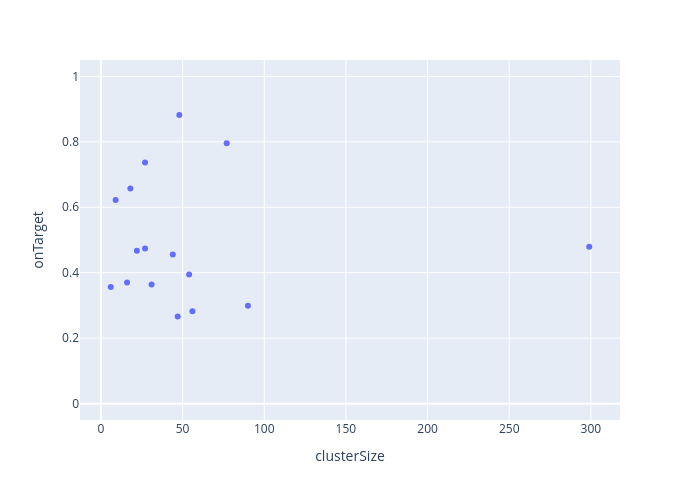

The notebook cell saved with this chart:
### Code cell
ns.pl.scatter_w_clusterSize(results, "onTarget", save = True, output_folder = output_folder, outputfilename_prefix = outputfilename_prefix)

### Figure 1 — Plotly figure (JSON) as saved in the notebook; plotly's stock layout.template omitted (floating-point values rounded to 4 significant figures)
{"data": [{"hovertemplate": "<b>%{hovertext}</b><br><br>clusterSize=%{x}<br>onTarget=%{y}<extra></extra>", "hovertext": ["e1_e299_SLC17A7_L5b_Cdh13", "g1_g48_GLI3_Astro_Gja1", "g2_g27_APBB1IP_Micro_Ctss", "g3_g18_GPNMB_OPC_Pdgfra", "g4_g9_MOG_Oligo_Opalin", "i10_i16_TSPAN12_Vip_Mybpc1", "i11_i6_EGF_Vip_Mybpc1", "i1_i90_COL5A2_Ndnf_Car4", "i2_i77_LHX6_Sst_Cbln4", "i3_i56_BAGE2_Ndnf_Cxcl14", "i4_i54_MC4R_Ndnf_Cxcl14", "i5_i47_TRPC3_Ndnf_Car4", "i6_i44_GPR149_Vip_Mybpc1", "i7_i31_CLMP_Ndnf_Cxcl14", "i8_i27_SNCG_Vip_Mybpc1", "i9_i22_TAC3_Vip_Mybpc1"], "legendgroup": "", "marker": {"color": "#636efa", "symbol": "circle"}, "mode": "markers", "name": "", "orientation": "v", "showlegend": false, "type": "scatter", "x": [299, 48, 27, 18, 9, 16, 6, 90, 77, 56, 54, 47, 44, 31, 27, 22], "xaxis": "x", "y": [0.4793, 0.8823, 0.7365, 0.657, 0.6225, 0.3703, 0.3565, 0.299, 0.7959, 0.2826, 0.395, 0.266, 0.4554, 0.3643, 0.4742, 0.4672], "yaxis": "y"}], "layout": {"height": 500, "legend": {"tracegroupgap": 0}, "margin": {"t": 60}, "width": 700, "xaxis": {"anchor": "y", "domain": [0, 1], "title": {"text": "clusterSize"}}, "yaxis": {"anchor": "x", "domain": [0, 1], "range": [-0.05, 1.05], "title": {"text": "onTarget"}}}}
